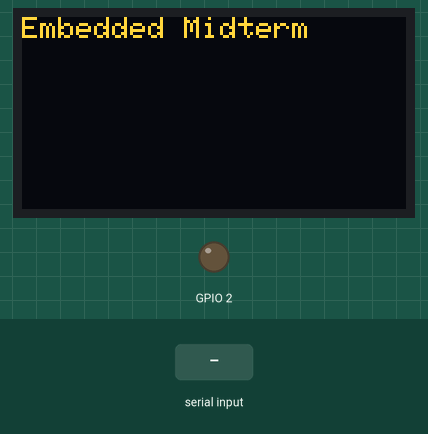
A sketch run on a simulated ESP32. On the bench: 128×64 one-colour display, output pins drawn as LEDs (lit = HIGH). Inputs (shaded band) come from the test bench. The OLED is the two-colour kind (top 16 rows yellow); nothing arrives over Bluetooth unless stated.

Above: at 3.2 s.
3.3 s: "1" received over the second serial link
At 5.1 s:
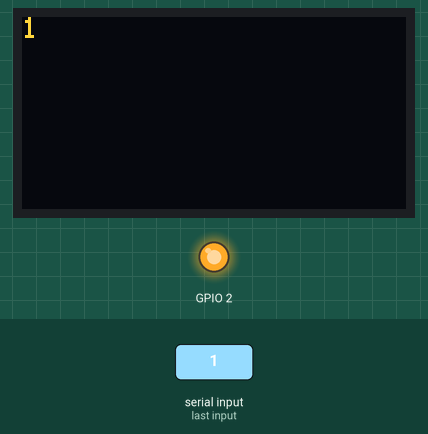
5.8 s: "0" received over the second serial link
At 7.1 s:
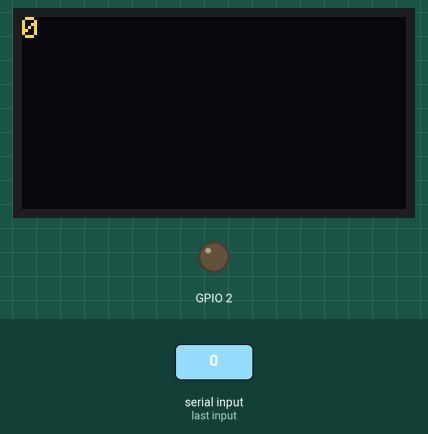
8.3 s: "2" received over the second serial link
Timing chart, 0 to 11.3 s (numbered marks = the images above; inputs shaded):
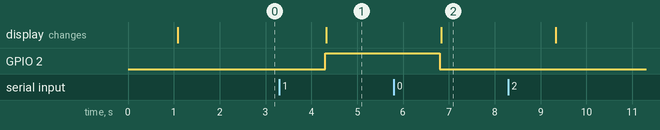

Measured:
- after the input at 3.3 s, GPIO 2: LOW → HIGH after 1.0 s; the display: changes after 1.0 s (image 1)
- after the input at 5.8 s, GPIO 2: HIGH → LOW after 1.0 s; the display: changes after 1.0 s (image 2)

The sketch:

oled_bt.ino
```cpp
#include <SPI.h>
#include <Wire.h>
#include <Adafruit_GFX.h>
#include <Adafruit_SSD1306.h>
#include "BluetoothSerial.h"

#define SCREEN_WIDTH 128
#define SCREEN_HEIGHT 64

#define OLED_MOSI 23
#define OLED_CLK 18
#define OLED_DC 16
#define OLED_CS 5
#define OLED_RESET 17

Adafruit_SSD1306 display(SCREEN_WIDTH, SCREEN_HEIGHT,
                         OLED_MOSI, OLED_CLK, OLED_DC, OLED_RESET, OLED_CS);

BluetoothSerial SerialBT;

void setup() {
  SerialBT.begin("Embedead");

  pinMode(2, OUTPUT);

  Serial.begin(115200);
  if (!display.begin(SSD1306_SWITCHCAPVCC)) {
    Serial.println(F("SSD1306 allocation failed"));
    for (;;)
      ;
  }

  display.clearDisplay();
  display.display();
  delay(1000);

  display.clearDisplay();
  display.setCursor(0, 0);
  display.setTextSize(1);
  display.setTextColor(SSD1306_WHITE);
  display.println("Embedded Midterm");
  display.display();
  delay(1000);
}
void loop() {
  if (SerialBT.available()) {
    display.clearDisplay();
    display.setCursor(0, 0);

    String incomingData = SerialBT.readString();  // Adjust the size accordingly
    incomingData.trim();

    // Check if the received data is "0"
    if (incomingData.equals("1")) {
      digitalWrite(2, HIGH);

    } else if (incomingData.equals("0")) {
      digitalWrite(2, LOW);
    }

    display.clearDisplay();
    display.println(incomingData);
    display.display();
  }
}
```
